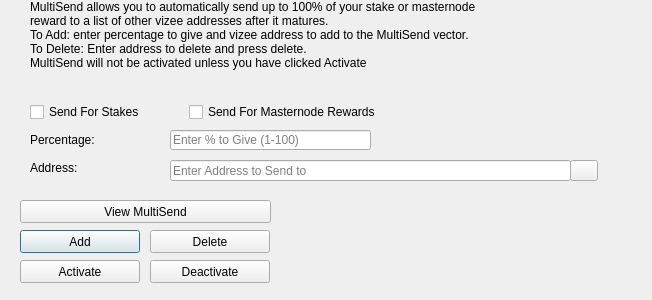
<?xml version="1.0" encoding="UTF-8"?>
<ui version="4.0">
 <class>MultiSendDialog</class>
 <widget class="QDialog" name="MultiSendDialog">
  <property name="windowModality">
   <enum>Qt::NonModal</enum>
  </property>
  <property name="geometry">
   <rect>
    <x>0</x>
    <y>0</y>
    <width>652</width>
    <height>300</height>
   </rect>
  </property>
  <property name="windowTitle">
   <string>MultiSend</string>
  </property>
  <widget class="QLineEdit" name="multiSendPercentEdit">
   <property name="geometry">
    <rect>
     <x>170</x>
     <y>130</y>
     <width>201</width>
     <height>20</height>
    </rect>
   </property>
   <property name="toolTip">
    <string>Enter whole numbers 1 - 100</string>
   </property>
   <property name="placeholderText">
    <string>Enter % to Give (1-100)</string>
   </property>
  </widget>
  <widget class="QLineEdit" name="multiSendAddressEdit">
   <property name="geometry">
    <rect>
     <x>170</x>
     <y>160</y>
     <width>401</width>
     <height>21</height>
    </rect>
   </property>
   <property name="toolTip">
    <string/>
   </property>
   <property name="placeholderText">
    <string>Enter Address to Send to</string>
   </property>
  </widget>
  <widget class="QLabel" name="label_2">
   <property name="geometry">
    <rect>
     <x>30</x>
     <y>0</y>
     <width>451</width>
     <height>121</height>
    </rect>
   </property>
   <property name="lineWidth">
    <number>1</number>
   </property>
   <property name="text">
    <string>MultiSend allows you to automatically send up to 100% of your stake or masternode reward to a list of other vizee addresses after it matures.
To Add: enter percentage to give and vizee address to add to the MultiSend vector.
To Delete: Enter address to delete and press delete.
MultiSend will not be activated unless you have clicked Activate</string>
   </property>
   <property name="alignment">
    <set>Qt::AlignLeading|Qt::AlignLeft|Qt::AlignTop</set>
   </property>
   <property name="wordWrap">
    <bool>true</bool>
   </property>
  </widget>
  <widget class="QLabel" name="message">
   <property name="geometry">
    <rect>
     <x>290</x>
     <y>200</y>
     <width>351</width>
     <height>91</height>
    </rect>
   </property>
   <property name="text">
    <string/>
   </property>
  </widget>
  <widget class="QPushButton" name="addButton">
   <property name="geometry">
    <rect>
     <x>20</x>
     <y>230</y>
     <width>120</width>
     <height>23</height>
    </rect>
   </property>
   <property name="toolTip">
    <string/>
   </property>
   <property name="statusTip">
    <string>Add to MultiSend Vector</string>
   </property>
   <property name="text">
    <string>Add</string>
   </property>
  </widget>
  <widget class="QPushButton" name="disableButton">
   <property name="geometry">
    <rect>
     <x>150</x>
     <y>260</y>
     <width>120</width>
     <height>23</height>
    </rect>
   </property>
   <property name="statusTip">
    <string>Deactivate MultiSend</string>
   </property>
   <property name="text">
    <string>Deactivate</string>
   </property>
  </widget>
  <widget class="QPushButton" name="addressBookButton">
   <property name="geometry">
    <rect>
     <x>570</x>
     <y>160</y>
     <width>28</width>
     <height>21</height>
    </rect>
   </property>
   <property name="toolTip">
    <string>Choose an address from the address book</string>
   </property>
   <property name="text">
    <string/>
   </property>
   <property name="icon">
    <iconset resource="../vizee.qrc">
     <normaloff>:/icons/address-book</normaloff>:/icons/address-book</iconset>
   </property>
   <property name="shortcut">
    <string>Alt+A</string>
   </property>
   <property name="autoDefault">
    <bool>false</bool>
   </property>
  </widget>
  <widget class="QLabel" name="label">
   <property name="geometry">
    <rect>
     <x>30</x>
     <y>130</y>
     <width>121</width>
     <height>20</height>
    </rect>
   </property>
   <property name="toolTip">
    <string>Percentage of stake to send</string>
   </property>
   <property name="text">
    <string>Percentage:</string>
   </property>
  </widget>
  <widget class="QLabel" name="label_5">
   <property name="geometry">
    <rect>
     <x>30</x>
     <y>160</y>
     <width>111</width>
     <height>16</height>
    </rect>
   </property>
   <property name="toolTip">
    <string>Address to send portion of stake to</string>
   </property>
   <property name="text">
    <string>Address:</string>
   </property>
  </widget>
  <widget class="QPushButton" name="deleteButton">
   <property name="geometry">
    <rect>
     <x>150</x>
     <y>230</y>
     <width>120</width>
     <height>23</height>
    </rect>
   </property>
   <property name="toolTip">
    <string/>
   </property>
   <property name="statusTip">
    <string>Delete Address From MultiSend Vector</string>
   </property>
   <property name="text">
    <string>Delete</string>
   </property>
  </widget>
  <widget class="QPushButton" name="activateButton">
   <property name="geometry">
    <rect>
     <x>20</x>
     <y>260</y>
     <width>120</width>
     <height>23</height>
    </rect>
   </property>
   <property name="statusTip">
    <string>Activate MultiSend</string>
   </property>
   <property name="text">
    <string>Activate</string>
   </property>
  </widget>
  <widget class="QPushButton" name="viewButton">
   <property name="geometry">
    <rect>
     <x>20</x>
     <y>200</y>
     <width>251</width>
     <height>23</height>
    </rect>
   </property>
   <property name="toolTip">
    <string/>
   </property>
   <property name="statusTip">
    <string>View MultiSend Vector</string>
   </property>
   <property name="text">
    <string>View MultiSend</string>
   </property>
  </widget>
  <widget class="QWidget" name="horizontalLayoutWidget">
   <property name="geometry">
    <rect>
     <x>30</x>
     <y>100</y>
     <width>351</width>
     <height>24</height>
    </rect>
   </property>
   <layout class="QHBoxLayout" name="horizontalLayout">
    <item>
     <widget class="QCheckBox" name="multiSendStakeCheckBox">
      <property name="text">
       <string>Send For Stakes</string>
      </property>
     </widget>
    </item>
    <item>
     <widget class="QCheckBox" name="multiSendMasternodeCheckBox">
      <property name="text">
       <string>Send For Masternode Rewards</string>
      </property>
     </widget>
    </item>
   </layout>
  </widget>
 </widget>
 <resources>
  <include location="../vizee.qrc"/>
 </resources>
 <connections/>
</ui>
